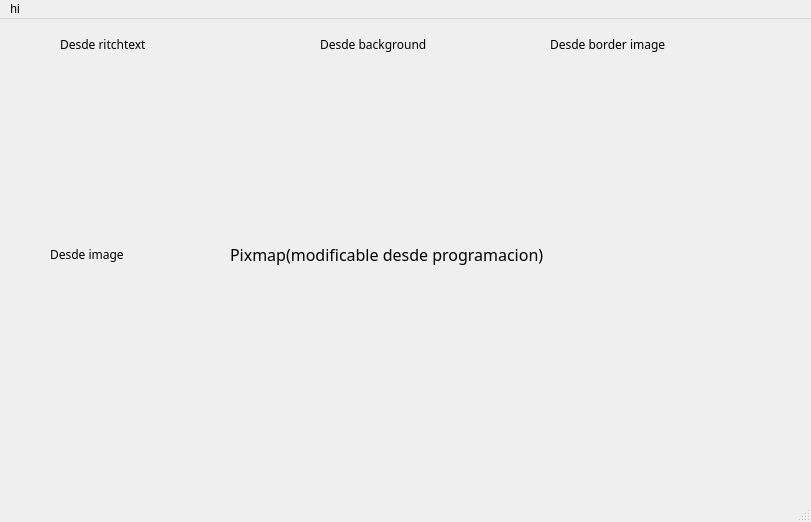
<?xml version="1.0" encoding="UTF-8"?>
<ui version="4.0">
 <class>MainWindow</class>
 <widget class="QMainWindow" name="MainWindow">
  <property name="geometry">
   <rect>
    <x>0</x>
    <y>0</y>
    <width>811</width>
    <height>522</height>
   </rect>
  </property>
  <property name="windowTitle">
   <string>MainWindow</string>
  </property>
  <widget class="QWidget" name="centralwidget">
   <widget class="QLabel" name="label">
    <property name="geometry">
     <rect>
      <x>20</x>
      <y>40</y>
      <width>271</width>
      <height>171</height>
     </rect>
    </property>
    <property name="text">
     <string/>
    </property>
    <property name="pixmap">
     <pixmap resource="../recursos.qrc">:/Logos/Imagenes/logo fians.jpg</pixmap>
    </property>
   </widget>
   <widget class="QLabel" name="label_2">
    <property name="geometry">
     <rect>
      <x>60</x>
      <y>10</y>
      <width>191</width>
      <height>31</height>
     </rect>
    </property>
    <property name="font">
     <font>
      <family>8514oem</family>
     </font>
    </property>
    <property name="text">
     <string>Desde ritchtext</string>
    </property>
   </widget>
   <widget class="QLabel" name="label_4">
    <property name="geometry">
     <rect>
      <x>320</x>
      <y>40</y>
      <width>201</width>
      <height>171</height>
     </rect>
    </property>
    <property name="styleSheet">
     <string notr="true">background-image: url(:/Logos/Imagenes/logo.png);</string>
    </property>
    <property name="text">
     <string/>
    </property>
    <property name="pixmap">
     <pixmap resource="../recursos.qrc">:/Logos/Imagenes/logo fians.jpg</pixmap>
    </property>
   </widget>
   <widget class="QLabel" name="label_5">
    <property name="geometry">
     <rect>
      <x>550</x>
      <y>40</y>
      <width>191</width>
      <height>171</height>
     </rect>
    </property>
    <property name="styleSheet">
     <string notr="true">border-image: url(:/Logos/Imagenes/logo.png);</string>
    </property>
    <property name="text">
     <string/>
    </property>
    <property name="pixmap">
     <pixmap resource="../recursos.qrc">:/Logos/Imagenes/logo fians.jpg</pixmap>
    </property>
   </widget>
   <widget class="QLabel" name="label_7">
    <property name="geometry">
     <rect>
      <x>20</x>
      <y>250</y>
      <width>171</width>
      <height>191</height>
     </rect>
    </property>
    <property name="styleSheet">
     <string notr="true">image: url(:/Logos/Imagenes/logo.png);</string>
    </property>
    <property name="text">
     <string/>
    </property>
    <property name="pixmap">
     <pixmap resource="../recursos.qrc">:/Logos/Imagenes/logo fians.jpg</pixmap>
    </property>
   </widget>
   <widget class="QLabel" name="label_9">
    <property name="geometry">
     <rect>
      <x>320</x>
      <y>10</y>
      <width>191</width>
      <height>31</height>
     </rect>
    </property>
    <property name="font">
     <font>
      <family>8514oem</family>
     </font>
    </property>
    <property name="text">
     <string>Desde background</string>
    </property>
   </widget>
   <widget class="QLabel" name="label_10">
    <property name="geometry">
     <rect>
      <x>550</x>
      <y>10</y>
      <width>191</width>
      <height>31</height>
     </rect>
    </property>
    <property name="font">
     <font>
      <family>8514oem</family>
     </font>
    </property>
    <property name="text">
     <string>Desde border image</string>
    </property>
   </widget>
   <widget class="QLabel" name="label_11">
    <property name="geometry">
     <rect>
      <x>50</x>
      <y>220</y>
      <width>191</width>
      <height>31</height>
     </rect>
    </property>
    <property name="font">
     <font>
      <family>8514oem</family>
     </font>
    </property>
    <property name="text">
     <string>Desde image</string>
    </property>
   </widget>
   <widget class="QLabel" name="label_12">
    <property name="geometry">
     <rect>
      <x>230</x>
      <y>220</y>
      <width>401</width>
      <height>31</height>
     </rect>
    </property>
    <property name="font">
     <font>
      <family>8514oem</family>
      <pointsize>12</pointsize>
     </font>
    </property>
    <property name="text">
     <string>Pixmap(modificable desde programacion)</string>
    </property>
   </widget>
   <widget class="QLabel" name="label_3">
    <property name="geometry">
     <rect>
      <x>230</x>
      <y>250</y>
      <width>181</width>
      <height>191</height>
     </rect>
    </property>
    <property name="text">
     <string/>
    </property>
    <property name="pixmap">
     <pixmap resource="../recursos.qrc">:/Logos/Imagenes/logo fians.jpg</pixmap>
    </property>
    <property name="scaledContents">
     <bool>true</bool>
    </property>
   </widget>
   <widget class="QLabel" name="label_6">
    <property name="geometry">
     <rect>
      <x>440</x>
      <y>250</y>
      <width>191</width>
      <height>181</height>
     </rect>
    </property>
    <property name="text">
     <string/>
    </property>
    <property name="pixmap">
     <pixmap resource="../recursos.qrc">:/Logos/Imagenes/logo fians.jpg</pixmap>
    </property>
    <property name="scaledContents">
     <bool>true</bool>
    </property>
   </widget>
  </widget>
  <widget class="QMenuBar" name="menubar">
   <property name="geometry">
    <rect>
     <x>0</x>
     <y>0</y>
     <width>811</width>
     <height>18</height>
    </rect>
   </property>
   <widget class="QMenu" name="menuhi">
    <property name="title">
     <string>hi</string>
    </property>
   </widget>
   <addaction name="menuhi"/>
  </widget>
  <widget class="QStatusBar" name="statusbar"/>
 </widget>
 <resources>
  <include location="../recursos.qrc"/>
 </resources>
 <connections/>
</ui>
